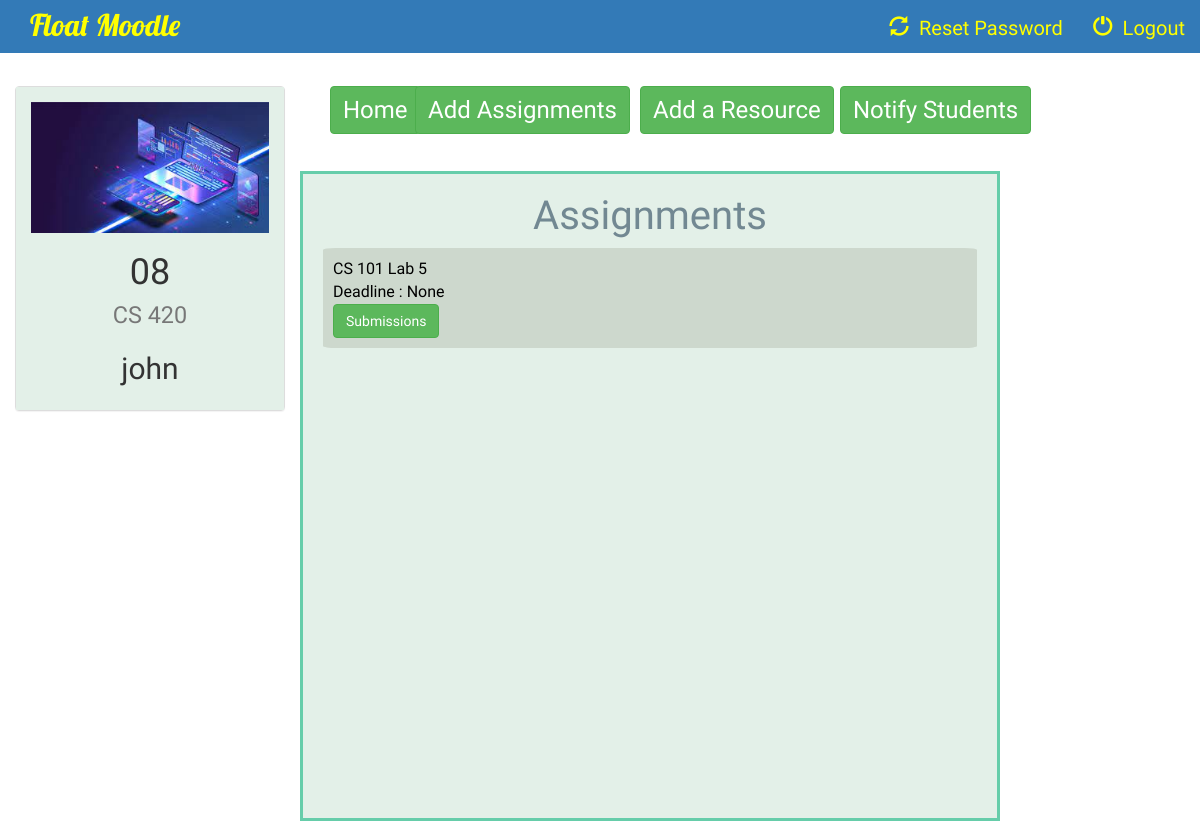
/instructor/8/view_all_assignments/ (signed in), run on the app's committed database.
### instructor/models.py (models this page shows, shortened)
class Course(models.Model):
    name = models.CharField(max_length=100)
    code = models.CharField(max_length=100)
    instructor = models.ForeignKey(Instructor, on_delete=models.CASCADE)
    course_logo = models.FileField(default=1)

class Instructor(models.Model):
    user = models.ForeignKey(User,on_delete=models.CASCADE, default=1)
    name = models.CharField(max_length=100)
    information = models.CharField(max_length=1000,default=1)
    def __str__(self):
        return self.name

class Assignment(models.Model):
    description = models.CharField(max_length=1000, default='')
    file = models.FileField(default='')
    course = models.ForeignKey(Course,on_delete=models.CASCADE)
    post_time = models.TimeField(auto_now=True, auto_now_add=False)
    deadline = models.TimeField()

### instructor/views.py (the view)
# urls.py: url(r'^(?P<course_id>[0-9]+)/view_all_assignments/$', views.view_all_assignments, name='view_all_assignments'),
@login_required
def view_all_assignments(request, course_id):
    course = Course.objects.get(id=course_id)
    assignments = Assignment.objects.filter(course=course)
    return render(request, 'instructor/view_all_assignments.html', {'assignments' : assignments,'course': course})

### instructor/templates/instructor/view_all_assignments.html (shortened to what this page needs)
{% extends 'instructor/instructor_basic_page.html' %}
{% block body %}
<br>
<div class="container-fluid songs-container">
    <div class="row">
        <div class="col-sm-6 col-md-3">
            <div class="panel panel-default">
                <div class="panel-body" style="background-color: #e3f0e8;border: 0px solid #66cdaa;">
                    <a href="{% url 'instructor:instructor_detail' course.id %}">
                        {% if course.course_logo %}
                            <img src="{{ course.course_logo.url }}" class="img-responsive">
                        {% else %}
                            <h3>No image to display</h3>
                        {% endif %}
                    </a>
                    <h1 align="center">{{ course.code }}<br> <small>{{ course.name }}</small></h1>
                    <h2 align="center">{{ course.instructor }}</h2>
                </div>
            </div>
        </div>
        <div class="col-sm-9"style="color:white;">
            <div class="col-sm-2">
                <a href="{% url 'instructor:instructor_detail' course.id %}">
                    <button type="submit" class="btn btn-success" style="font-size: larger; padding-left: 12px; margin-left:0px; margin-right:0px">Home</button>
                </a>
            </div>
        <div class="col-sm-2">
            <a href="{% url 'instructor:add_assignment' course.id %}">
                <button type="submit" class="btn btn-success"style="font-size: larger; margin-left:-60px">Add Assignments</button>
            </a>
        </div>
        <div class="col-sm-2">
            <a href="{% url 'instructor:add_resource' course.id %}">
                <button type="submit" class="btn btn-success"style="font-size: larger; margin-left:20px">Add a Resource</button>
            </a>
        </div>
        <div class="col-sm-2">
            <a href="{% url 'instructor:add_notification' course.id %}">
                <button type="submit" class="btn btn-success"style="font-size: larger; margin-left:75px">Notify Students</button>
            </a>
        </div>
        </div>
        <br> <br> <br>
        <div class="col-sm-7" style="align:center; overflow-y: scroll; height:650px;border: 3px solid #66cdaa;background-color:#e3f0e8;color:black;font-family: 'Abhaya Libre';font-size:16px;">
        <h3 align="center"; style="text-align:center;font-family:Volkhov,cursive;font-size:40px;color: #728892">Assignments</h3>
    {% for assignment in assignments reversed %}
            <div style="background-color:#CDD8CD; border-radius:2%;padding:10px; margin:5px">
            {{ assignment.description }}<br>
            Deadline : {{ assignment.deadline }}<br>
    <a href="{% url 'instructor:view_all_submissions' assignment.id %}">
        <button type="submit" class="btn btn-success">Submissions</button>
    </a>
    </a><br>
            </div>
    {% endfor %}
        </div>
</div>
{% endblock %}

### instructor/templates/instructor/instructor_basic_page.html (style rules this page uses)
a { color: yellow; }
body { background: url('https://i.pinimg.com/originals/5d/5d/79/5d5d79ab40f17440b11dfdf9cd0f1f08.jpg') no-repeat center center fixed; background-size: cover; font-family: Ledger;font-size: 20px; }

### data on the page
Course: course_logo (picture), code "08", name "CS 420", instructor "john"
Assignment: description "CS 101 Lab 5", deadline "None"
